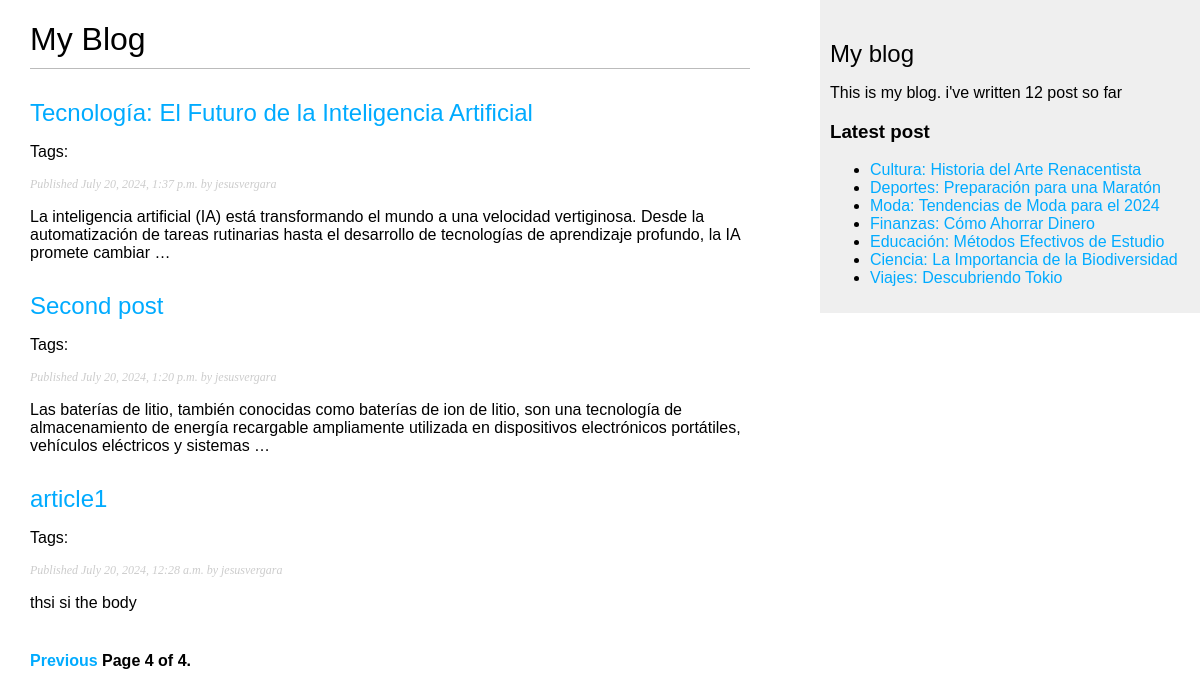
The app's page /blog/?page=4 with its own data.
### blog/models.py (models this page shows, shortened)
class Post(models.Model):
    class Status(models.TextChoices):
        DRAF = 'DF','Draft'
        PUBLISHED = 'PB', 'Published'
    title = models.CharField(max_length=250)
    slug = models.SlugField(max_length=250, unique_for_date='publish')
    author = models.ForeignKey(User,
                               on_delete=models.CASCADE,
                               related_name='blog_posts')
    body = models.TextField()
    publish = models.DateTimeField(default=timezone.now)
    created = models.DateTimeField(auto_now_add=True)
    updated = models.DateTimeField(auto_now=True)
    status = models.CharField(max_length=2,
                              choices=Status.choices,
                              default=Status.DRAF)
    tag = TaggableManager()
    objects = models.Manager() # The default manager.
    published = PublishedManager() # Our custom manager.
    class Meta:
        ordering = ['-publish']
        indexes = [
            models.Index(fields=['-publish']),
        ]
    def get_absolute_url(self):
        return reverse('blog:post_detail', args=[self.publish.year,
                                                 self.publish.month,
                                                 self.publish.day,
                                                 self.slug])

### blog/views.py (the view)
# urls.py: path('', views.post_list, name='post_list'),
def post_list(request, tag_slug=None):
    post_list = Post.published.all()
    tag=None
    if tag_slug:
        tag = get_object_or_404(Tag, slug=tag_slug)
        post_list = post_list.filter(tag__in=[tag])
    paginator = Paginator(post_list, 3)
    page_number = request.GET.get('page', 1)
    try:
        post = paginator.page(page_number)
    except EmptyPage:
        post = paginator.page(paginator.num_pages)
    except PageNotAnInteger:
        post = paginator.page(1)
    return render(request, 'blog/post/list.html', {'posts': post, 'tag': tag})

### blog/models.py (called while the page is built)
    def get_queryset(self):
        return super().get_queryset()\
            .filter(status=Post.Status.PUBLISHED)

### blog/templatetags/blog_tags.py (called while the page is built)
@register.simple_tag
def total_post():
    return Post.published.count()

@register.inclusion_tag('blog/post/latest_post.html')
def show_latest_post(count=5):
    latest_post = Post.published.order_by('-publish')[:count]
    return {'latest_post': latest_post}

@register.filter(name='markdown')
def markdown_format(text):
    return mark_safe(markdown.markdown(text))

### blog/templates/blog/post/list.html (shortened to what this page needs)
{% extends "blog/base.html" %}
{% load blog_tags %}
{% block content %}
<h1>My Blog</h1>
{% for post in posts %}
<h2>
    <a href="{{ post.get_absolute_url }}">
        {{ post.title }}
    </a>
</h2>
<p class="tags">Tags:
</p>
<p class="date">
    Published {{ post.publish }} by {{ post.author }}
</p>
{{post.body|markdown|truncatewords_html:30}}
{% endfor %}
{% include "pagination.html" with page=posts %}
{% endblock %}

### blog/templates/blog/post/latest_post.html
<ul>
    {% for post in latest_post %}
    <li>
        <a href="{{ post.get_absolute_url }}">{{post.title}}</a>
    </li>
    {% endfor %}
</ul>

### blog/static/css/blog.css (style rules this page uses)
body { margin:0; padding:0; font-family:helvetica, sans-serif; }
a { color:#00abff; text-decoration:none; }
h1 { font-weight:normal; border-bottom:1px solid #bbb; padding:0 0 10px 0; }
h2 { font-weight:normal; margin:30px 0 0; }
p.date { color:#ccc; font-family: georgia, serif; font-size: 12px; font-style: italic; }

### records on screen
Post: title "Tecnología: El Futuro de la Inteligencia Artificial", publish "July 20, 2024, 1:37 p.m.", author "jesusvergara", body "La inteligencia artificial (IA) está transformando el mundo a una velocidad vertiginosa. Desde la automatización de tareas rutinarias hasta el desarrollo de tecnologías de aprendizaje profundo, la IA promete cambiar …"
Post: title "Second post", publish "July 20, 2024, 1:20 p.m.", author "jesusvergara", body "Las baterías de litio, también conocidas como baterías de ion de litio, son una tecnología de almacenamiento de energía recargable ampliamente utilizada en dispositivos electrónicos portátiles, vehículos eléctricos y sistemas …"
Post: title "article1", publish "July 20, 2024, 12:28 a.m.", author "jesusvergara", body "thsi si the body"
Post: title "Cultura: Historia del Arte Renacentista"
Post: title "Deportes: Preparación para una Maratón"
Post: title "Moda: Tendencias de Moda para el 2024"
Post: title "Finanzas: Cómo Ahorrar Dinero"
Post: title "Educación: Métodos Efectivos de Estudio"
Post: title "Ciencia: La Importancia de la Biodiversidad"
Post: title "Viajes: Descubriendo Tokio"

### other values on screen
{{ page.number }} "4"
{{ page.paginator.num_pages }} "4"
